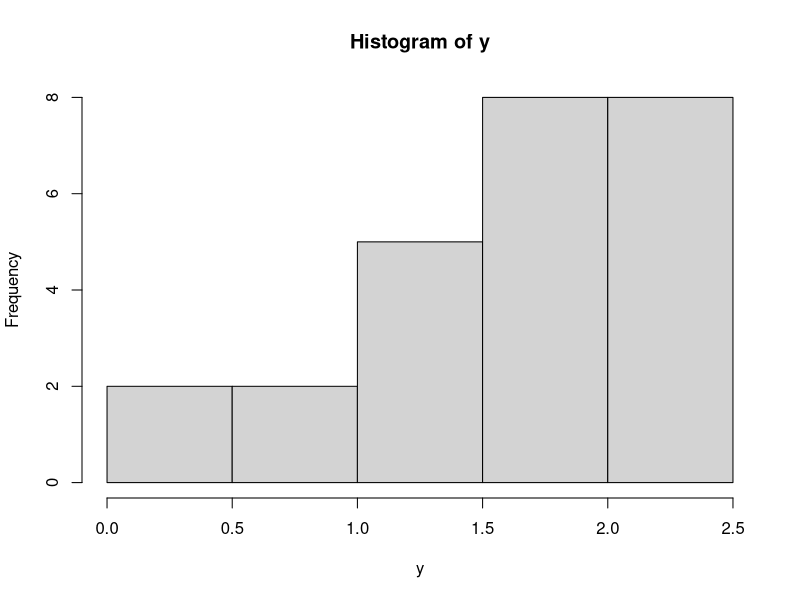
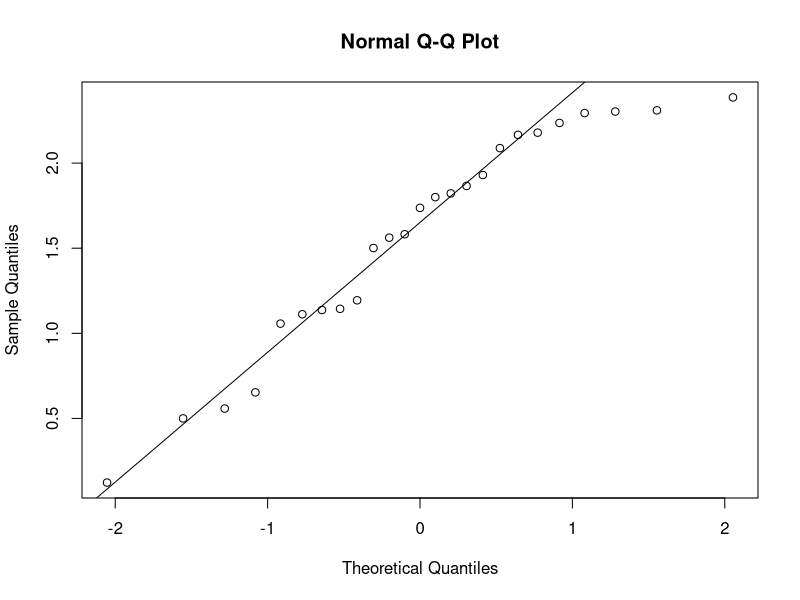
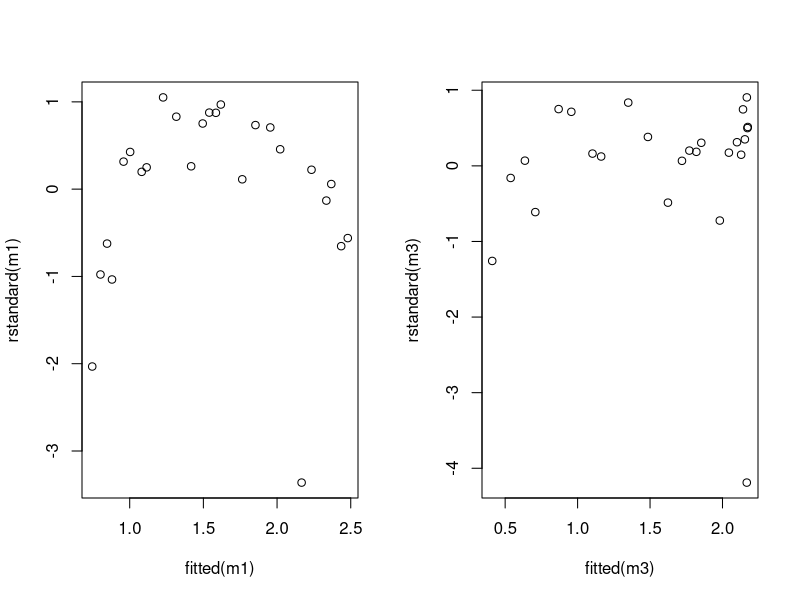

The R script that drew these images, in order: (Note: this script raises an error after producing the figures.)
#exercise 7

#a)


wind = c(5,6,3.4,2.7,10,9.7,9.55,3.05,8.15,6.20,
         2.90,6.35,4.60,5.80,7.40,3.60,7.85,8.80,
         7,5.45,9.10,10.20,4.10,3.95,2.45)

y = c(1.582,1.822,1.057,0.500,2.236,2.386,2.294,
      0.558,2.166,1.866,0.653,1.930,1.562,1.737,2.088,1.137,2.179,1.112,1.800,
      1.501,2.303,2.310,1.194,1.144,0.123)

hist(y)

qqnorm(y)
qqline(y)
shapiro.test(y)  #we can assume y to be normally distributed


m1<-glm(y~wind,gaussian)
summary(m1)
anova(m1,test ="F")
m2<-glm(y~wind,Gamma)
summary(m2)
anova(m2,test ="F")
AIC(m1,m2)
BIC(m1,m2)

#m1 better in both cases

#b)

m3<-glm(y~wind+I(wind^2),gaussian)
summary(m3)
anova(m3,test = "F")

m4<-glm(y~wind+I(wind^2),Gamma)

AIC(m1,m2,m3,m4)
BIC(m1,m2,m3,m4)
#m3 significantly better

anova(m1,m3,test = "F") #p value=0.0012<0.05=a so we reject the null

#simpler model not sufficient to explain the data

par(mfrow=c(1,2))
plot(fitted(m1),rstandard(m1))
plot(fitted(m3),rstandard(m3))
par(mfrow=c(1,1)) #both plots not good

#c)
m5<-glm(y~wind,Gamma(link = log))
m6<-glm((1/y)~wind,Gamma(link = log))
m7<-glm((1/y)~wind,gaussian)
m8<-glm((1/y)~wind+I(wind^2),gaussian)
m9<-glm(log(y+1)~wind+I(wind^2),gaussian)
m10<-glm(y~(1/wind)+I(wind^2),gaussian)
m11<-glm(y~log(wind)+I(wind^2),gaussian)

AIC(m1, m2, m3, m4, m5, m6, m7, m8, m9, m10, m11)
BIC(m1, m2, m3, m4, m5, m6, m7, m8, m9, m10, m11)
#m12 better
plot(fitted(m14),rstandard(m14))
#we stick with m3,m11

#d)
m12<-glm(y~wind+I(wind^2),gaussian(link = log))
AIC(m3,m12)
#not the same
